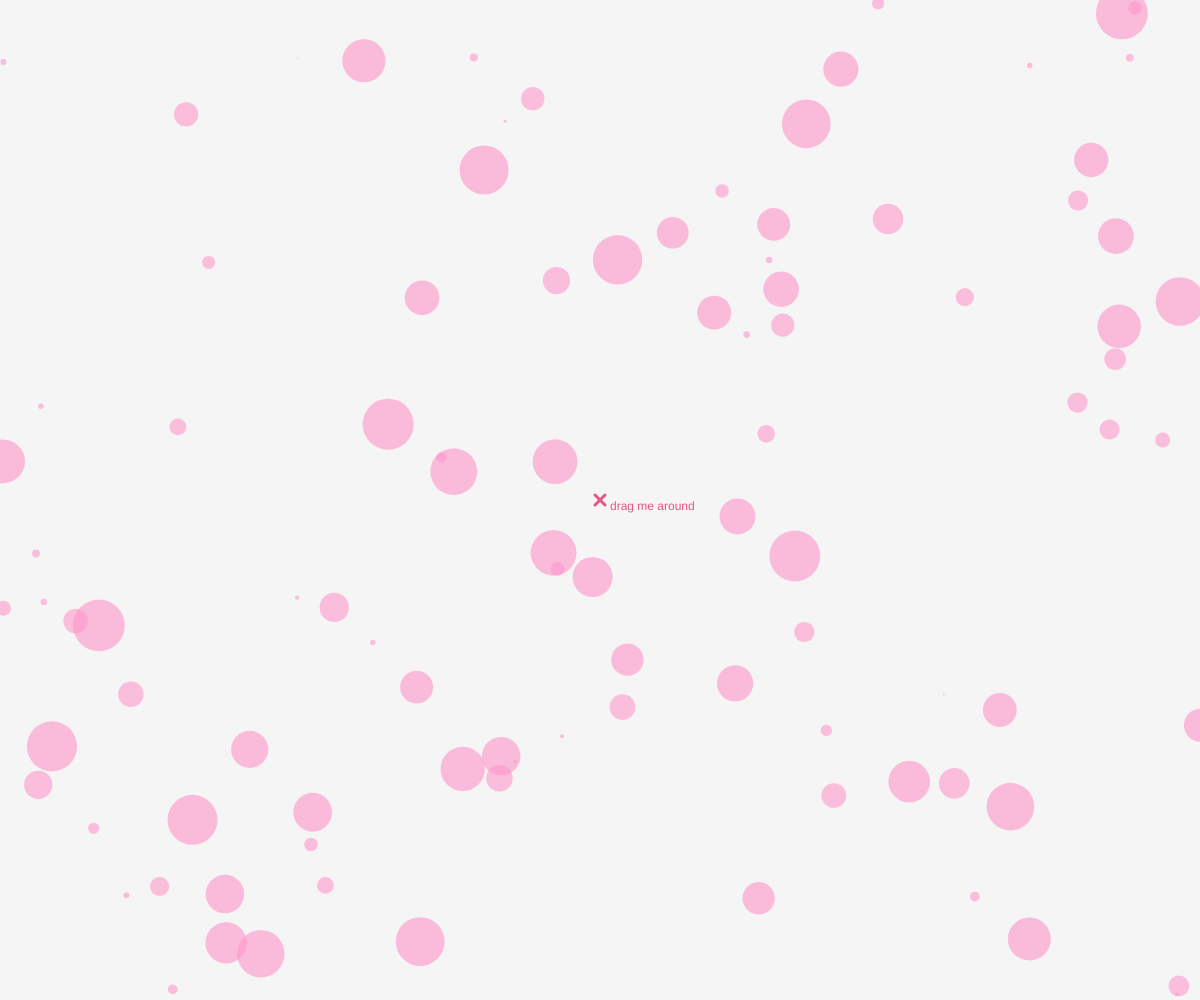
Frame 1 (no input)
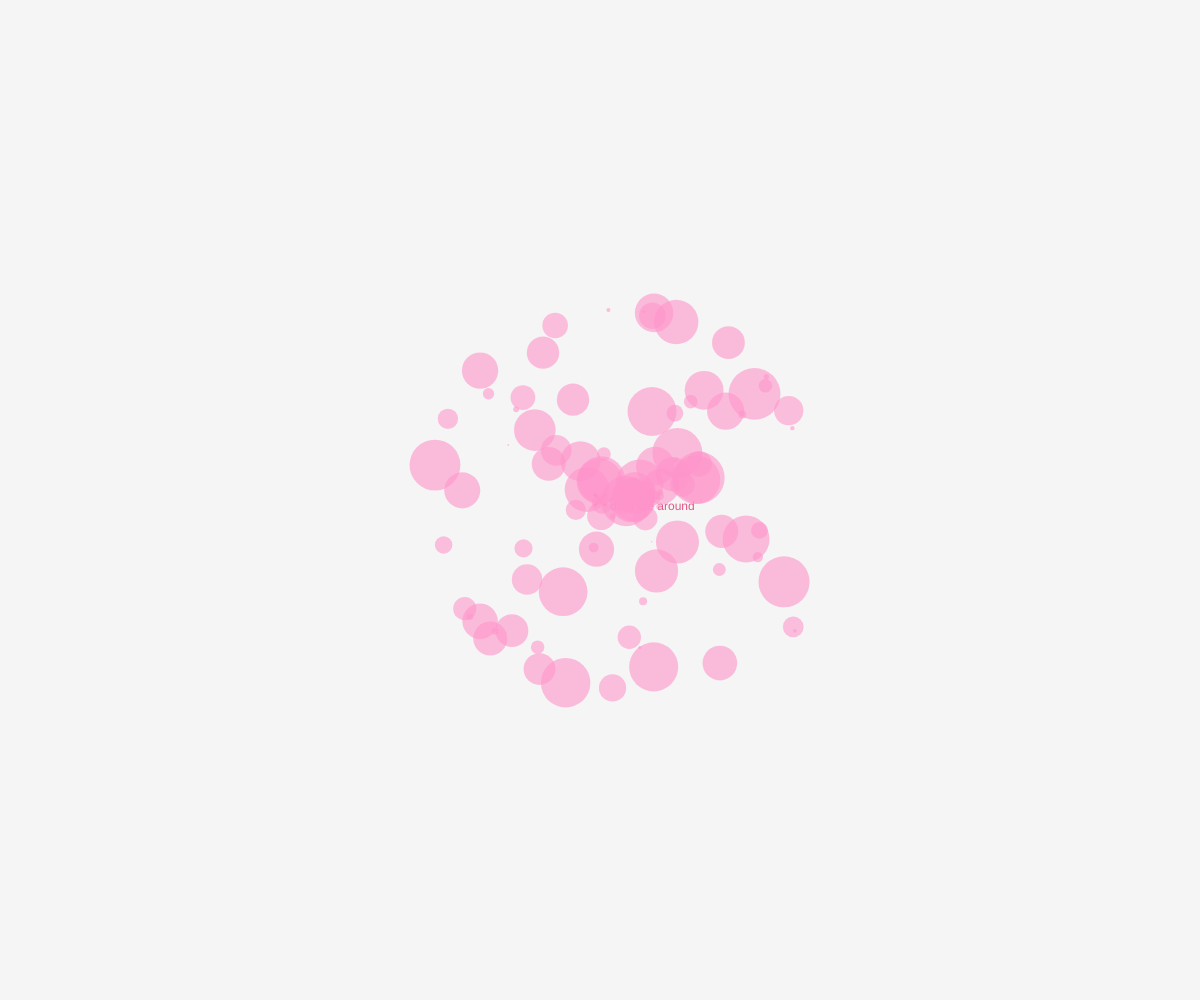
Frame 60 (no input)
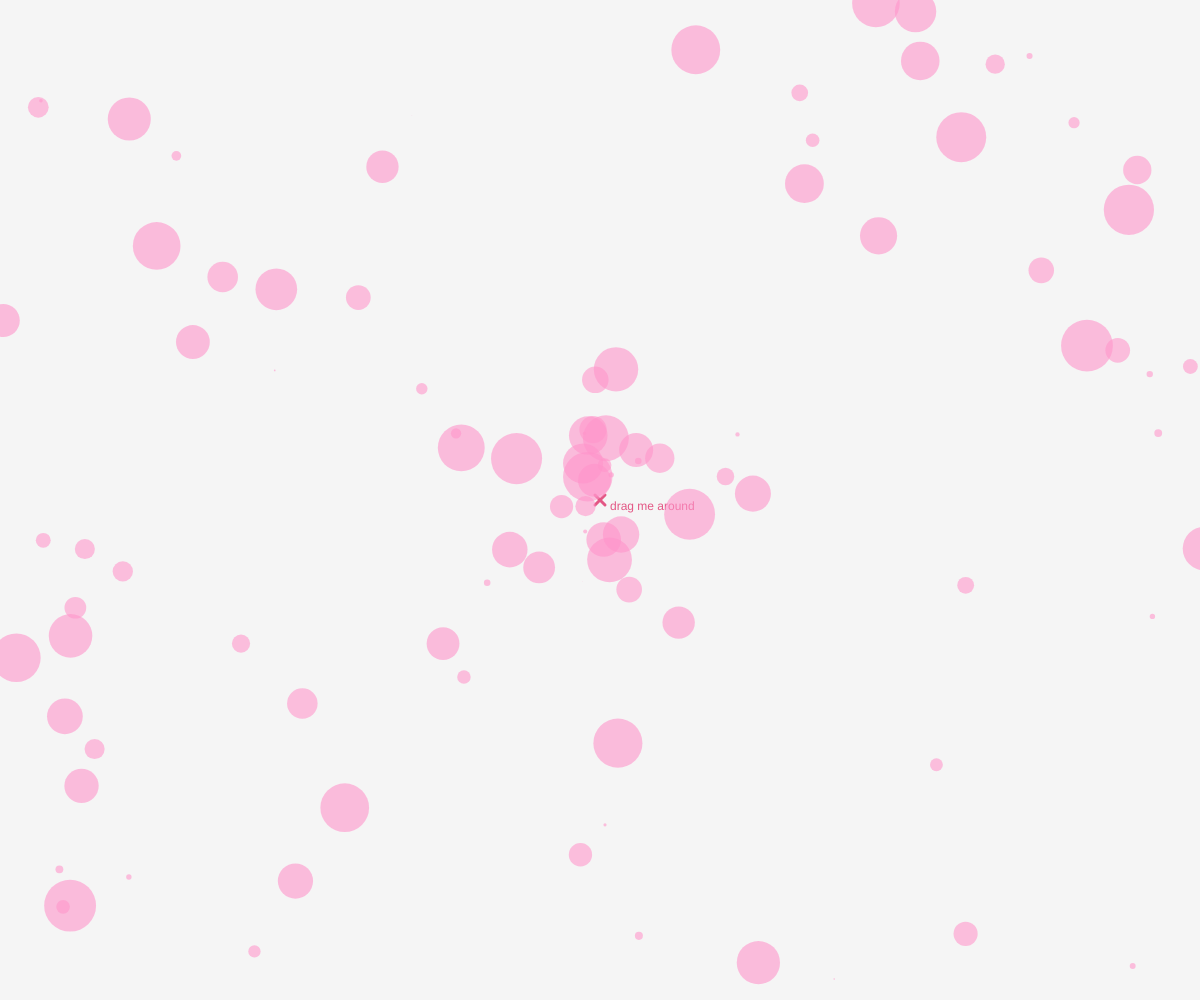
Frame 120 (the mouse pressed at the canvas centre since frame 60)

The p5.js sketch that drew these frames (run headless with seeded random() and noise() and a simulated clock; from frame 60 on, the mouse is pressed at the canvas centre):

// p5.js sketch
// ── sketch.js

var particles = [];
var gravity;
var amount = 100
var msg = "drag me around"

function setup() {
  createCanvas(windowWidth, windowHeight);
  for (var i = 0; i < amount; i++) {
    particles[i] = new Particle(random(0.01, 2), random(width), random(height));
  }
  gravity = new Gravity();
}

function draw() {

  background(245);

  gravity.display();

  for (var i = 0; i < particles.length; i++) {
    var force = gravity.calculateAttraction(particles[i]);
    particles[i].applyForce(force);

    particles[i].update();
    particles[i].display();
  }
}

function mousePressed() {
  gravity.handlePress(mouseX, mouseY);
}

function mouseDragged() {
  gravity.handlePress(mouseX, mouseY);
  gravity.handleDrag(mouseX, mouseY);
}

function mouseReleased() {
  gravity.stopDragging();
}

// ── gravity.js
var Gravity = function() {
  this.position = createVector(width/2, height/2);
  this.mass = 5;
  this.G = 1;
  this.dragOffset = createVector(0, 0);
  this.dragging = false;

  this.calculateAttraction = function(m) {
    var force = p5.Vector.sub(this.position, m.position);
    var distance = force.mag();
    distance = constrain(distance, 2, 4);
    force.normalize();
    var strength = (this.G * this.mass * m.mass) / (distance * distance);
    force.mult(strength);
    return force;
  };

  this.display = function() {
    stroke(227, 87, 133)
    strokeWeight(3)
    line(this.position.x - 5, this.position.y - 5, this.position.x + 5, this.position.y + 5);
    line(this.position.x + 5, this.position.y - 5, this.position.x - 5 , this.position.y + 5);
    noStroke()
    fill(227, 87, 133)
    text(msg, this.position.x + 10, this.position.y + 10)
  };

  this.handlePress = function(mx, my) {
    var d = dist(mx, my, this.position.x, this.position.y);
    if (d < this.mass) {
      this.dragging = true;
      this.dragOffset.x = this.position.x - mx;
      this.dragOffset.y = this.position.y - my;
    }
  };

  this.stopDragging = function() {
    this.dragging = false;
  };

  this.handleDrag = function(mx, my) {
    if (this.dragging) {
      this.position.x = mx + this.dragOffset.x;
      this.position.y = my + this.dragOffset.y;
    }
  };
};

// ── particle.js
var Particle = function(mass, x, y) {
  this.position = createVector(x, y);
  this.velocity = createVector(1, 0);
  this.acceleration = createVector(0, 0);
  this.mass = mass;

  this.applyForce = function(force) {
    var f = p5.Vector.div(force,this.mass);
    this.acceleration.add(f);
  };

  this.update = function() {
    this.velocity.add(this.acceleration);
    this.position.add(this.velocity);
    this.acceleration.mult(0);
  };

  this.display = function() {
    noStroke();
    fill(255, 149, 203, 150);
    ellipse(this.position.x, this.position.y, this.mass*26, this.mass*26);
  };
};
